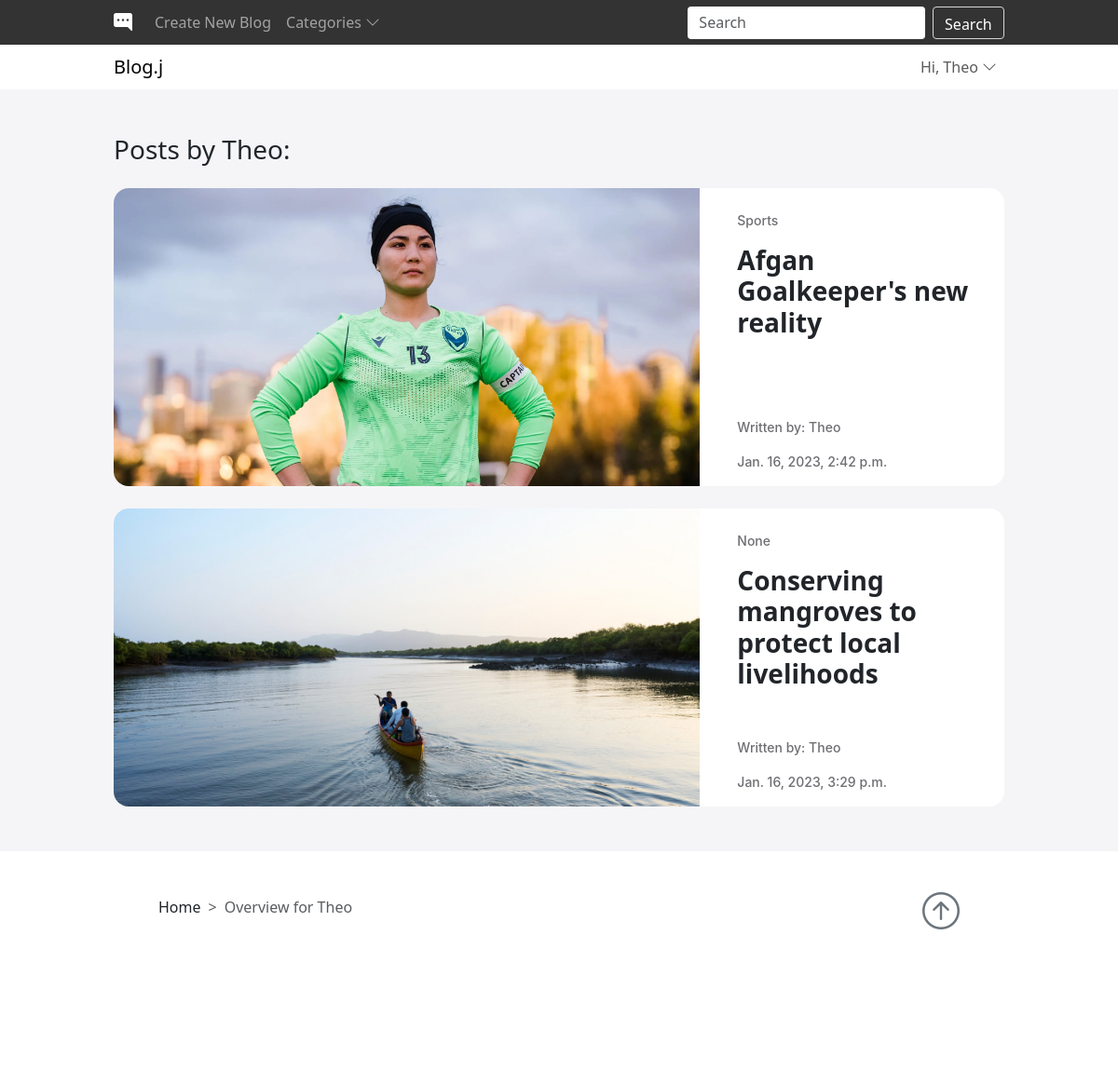
The page /display_user/2 on the database its author committed.
### blog/models.py (models this page shows, shortened)
class Blog(models.Model):
    author = models.ForeignKey(User, on_delete=models.CASCADE, related_name="blog_written")
    title = models.TextField()
    date_time = models.DateTimeField(auto_now_add=True)
    content = models.TextField()
    image = models.ImageField(upload_to='images', null=True)
    image_caption = models.TextField(null=True)
    readtime = models.CharField(max_length=64)
    category = models.CharField(
        max_length=64,
        choices=CATEGORY_CHOICES,
        default="None"
    )

### blog/views.py (the view)
# urls.py: path("display_user/<int:user_id>", views.display_user, name="display_user"),
def display_user(request, user_id):
    user = User.objects.get(id=user_id)
    blogs = Blog.objects.filter(author=user)
    return render(request, "blog/user.html", {
        "user": user,
        "blogs": blogs
    })

### blog/templates/blog/user.html
{% extends 'blog/layout.html' %}
{% block body %}
<div class="container index_container">
    <h3>Posts by {{ user }}:</h3>
</div>
<section>
    <div class="container-lg index_container">
{% for blog in blogs %}
    <a href="{% url 'view_blog' blog.id %}" class="card_link">
        <div class="card rounded-4 overflow-hidden mt-4 border-0 border">
            <div class="row">
                <div class="col-md-8">
                    <div class="overflow-hidden user_image_container">
                        <img src="{{ blog.image.url }}" class="img-fluid zoom display_animation user_image_control">
                    </div>
                </div>
                <div class="col-md-4 d-flex">
                    <div class="card-body d-flex flex-column">
                        <p class="card_info_font mt-2">{{ blog.category }}</p>
                        <h3 class="mb-5">
                            <strong>{{ blog.title }}</strong>
                        </h3>
                        <div class="mt-auto d-flex flex-md-column justify-content-between">
                            <p class="card_info_font mt-auto">Written by: {{ blog.author }}</p>
                            <p class="card_info_font mt-auto mb-0">{{ blog.date_time }}</p>
                        </div>
                    </div>
                </div>
            </div>
        </div>
    </a>
{% endfor %}
    </div>
</section>
<footer style="height: 250px">
    <div class="container index_container">
        <nav style="--bs-breadcrumb-divider: '>';" class="p-5 text-center position-relative mt-5">
            <ol class="breadcrumb">
                <li class="breadcrumb-item"><a class="card_link" href="{% url 'index' %}">Home</a></li>
                <li class="breadcrumb-item active">Overview for {{ user.username }}</li>
            </ol>
            <a href="#" class="position-absolute bottom-0 end-0 p-5 text-secondary">
                <i class="bi bi-arrow-up-circle h1"></i>
            </a>
        </nav>
    </div>
</footer>
{% endblock body %}

### blog/templates/blog/layout.html (shortened to what this page needs)
{% load static %}
<!DOCTYPE html>
<html lang="en">
<head>
    <link rel="stylesheet" href="https://cdn.jsdelivr.net/npm/bootstrap@5.3.0-alpha1/dist/css/bootstrap.min.css">
    <link rel="stylesheet" href="https://cdn.jsdelivr.net/npm/bootstrap-icons@1.10.3/font/bootstrap-icons.css">
    <link rel="stylesheet" type="text/css" href="{% static 'css/styles.css' %}">
</head>
<body id="index_body">
    <nav class="navbar navbar-expand-lg navbar-dark p-1" id="first_navbar">
        <div class="container index_container">
            <a href="{% url 'index' %}" class="navbar-brand"><i class="bi bi-chat-right-dots-fill"></i></a>
            <div class="collapse navbar-collapse" id="navbarSupportedContent">
                <ul class="navbar-nav">
                    {% if user.is_authenticated %}
                        <li class="nav-item">
                            <a href="{% url 'create_blog' %}" class="nav-link">Create New Blog</a>
                        </li>
                    {% endif %}
                    <li class="nav-item dropdown">
                        <a href="#" class="nav-link" role="button" data-bs-toggle="dropdown" aria-expanded="false">Categories <i class="bi bi-chevron-down"></i> </a>
                    </li>
                </ul>
                <form action="{% url 'search' %}" role="search" method="post" class="d-flex ms-auto">
                    <input type="search" placeholder="Search" class="form-control me-2 w-75" id="navbar_input" name="query">
                    <button class="btn" id="navbar_search_button" type="submit">Search</button>
                </form>
            </div>
        </div>
    </nav>
    <nav class="navbar navbar-expand-lg p-1 mb-5" id="second_navbar">
        <div class="container index_container">
            <a href="{% url 'index' %}" class="navbar-brand">Blog.j</a>
            <div class="collapse navbar-collapse" id="navbar2SupportedContent">
                <ul class="navbar-nav ms-auto">
                    {% if user.is_authenticated %}
                        <li class="nav-item dropdown">
                            <a href="#" class="nav-link" role="button" data-bs-toggle="dropdown" aria-expanded="false"> Hi, {{ user.username }} <i class="bi bi-chevron-down"></i> </a>
                        </li>
                    {% endif %}
                </ul>
            </div>
        </div>
    </nav>
    {% block body %}
    {% endblock body %}
</body>
</html>

### blog/static/css/styles.css (style rules this page uses)
#index_body { background-color: #F5F5F7; }
#first_navbar { background-color: #333333; }
#second_navbar { background-color: white; position: sticky; top: 0; z-index: 1; }
#navbar_search_button { color: white; background-color: #333333; border-color: #D6D6D6; height: 35px; border-radius: 4px; }
#navbar_input { height: 35px; border: 0; border-radius: 4px; }
@media (min-width: 1200px) { .index_container { max-width: 980px; } }
.card_info_font { color: #6E6E73; font-size: 14px; font-family: -apple-system, system-io, BlinkMacSystemFont, 'Segoe UI', 'Helvetica Neue', sans-serif; font-weight: 500; }
.card_link { text-decoration: none; color: inherit; }
.zoom { transition: transform .4s; }
.display_animation { -webkit-filter: brightness(100%); }
footer { background-color: white; }
.user_image_container { height: 40vh; }
.user_image_control { max-width: 100%; min-height: 100%; }

### rows shown on the page
Blog: image (picture), category "Sports", title "Afgan Goalkeeper's new reality", author "Theo", date_time "Jan. 16, 2023, 2:42 p.m."
Blog: image (picture), category "None", title "Conserving mangroves to protect local livelihoods", author "Theo", date_time "Jan. 16, 2023, 3:29 p.m."

### other values the page prints
{{ user.username }} "Theo"
{{ user }} "Theo"
